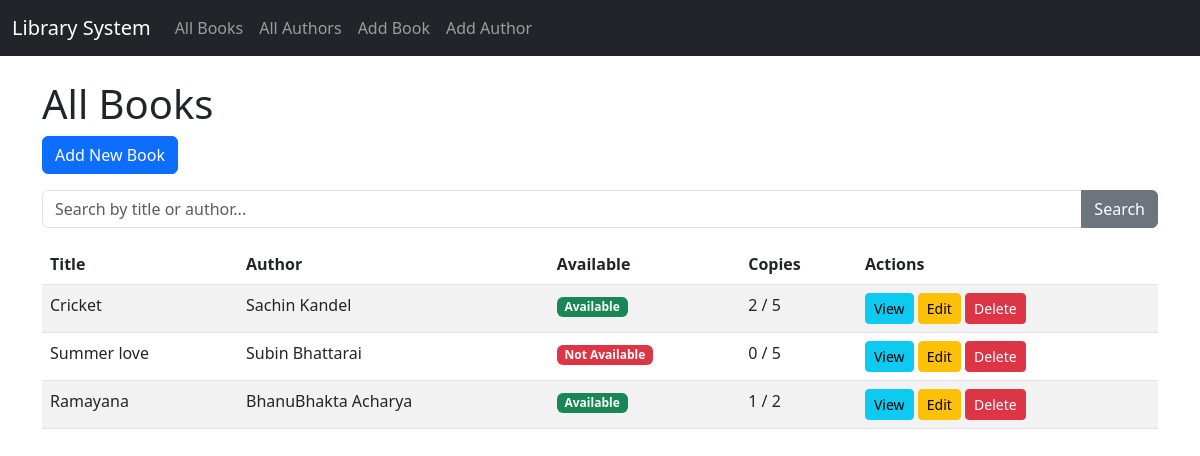
The page /books/ on the database its author committed.
### library/models.py (models this page shows, shortened)
class Book(models.Model):
    title = models.CharField(max_length=200)
    author = models.ForeignKey(Author, on_delete=models.CASCADE)
    isbn = models.CharField(max_length=13, unique=True)   #book number
    published_date = models.DateField()
    copies_total = models.PositiveIntegerField(default=1)
    copies_available = models.PositiveIntegerField(default=1)
    @property
    def is_available(self):
        return self.copies_available > 0

class Author(models.Model):
    name = models.CharField(max_length=100)
    date_of_birth = models.DateField(blank=True, null=True)
    bio = models.TextField(blank=True, null=True)

### library/views.py (the view)
# urls.py: path('books/', views.book_list, name='book_list'),
def book_list(request):
    query = request.GET.get('q')
    books = Book.objects.all()  #this is a new and important concept, the Django ORM (Object-Relational Mapper)
    if query:
        books = books.filter(
            title__icontains=query
        ) | books.filter(
            author__name__icontains=query
        )
    return render(request, 'book_list.html', {'books': books, 'query': query})

### templates/book_list.html (shortened to what this page needs)
{% extends 'base.html' %}
{% block content %}
    <h1>All Books</h1>
    <a href="{% url 'book_add' %}" class="btn btn-primary mb-3">Add New Book</a>
    <form method="get" action="{% url 'book_list' %}" class="mb-3">
        <div class="input-group">
            <input type="text" name="q" class="form-control" placeholder="Search by title or author..." value="{{ query|default:'' }}">
            <button type="submit" class="btn btn-secondary">Search</button>
        </div>
    </form>
    <table class="table table-striped">
        <thead>
            <tr>
                <th>Title</th>
                <th>Author</th>
                <th>Available</th>
                <th>Copies</th>
                <th>Actions</th>
            </tr>
        </thead>
        <tbody>
            {% for book in books %}
            <tr>
                <td>{{ book.title }}</td>
                <td>{{ book.author.name }}</td>
                <td>
                    {% if book.is_available %}
                        <span class="badge bg-success">Available</span>
                    {% else %}
                        <span class="badge bg-danger">Not Available</span>
                    {% endif %}
                </td>
                <td>{{ book.copies_available }} / {{ book.copies_total }}</td>
                <td>
                    <a href="{% url 'book_detail' book.pk %}" class="btn btn-sm btn-info">View</a>
                    <a href="{% url 'book_edit' book.pk %}" class="btn btn-sm btn-warning">Edit</a>
                    <a href="{% url 'book_delete' book.pk %}" class="btn btn-sm btn-danger">Delete</a>
                </td>
            </tr>
            {% empty %}
            <tr>
                <td colspan="5">No books found.</td>
            </tr>
            {% endfor %}
        </tbody>
    </table>
{% endblock %}

### rows shown on the page
Book: title "Cricket", author.name "Sachin Kandel", shows "Available", copies_available "2", copies_total "5"
Book: title "Summer love", author.name "Subin Bhattarai", shows "Not Available", copies_available "0", copies_total "5"
Book: title "Ramayana", author.name "BhanuBhakta Acharya", shows "Available", copies_available "1", copies_total "2"
